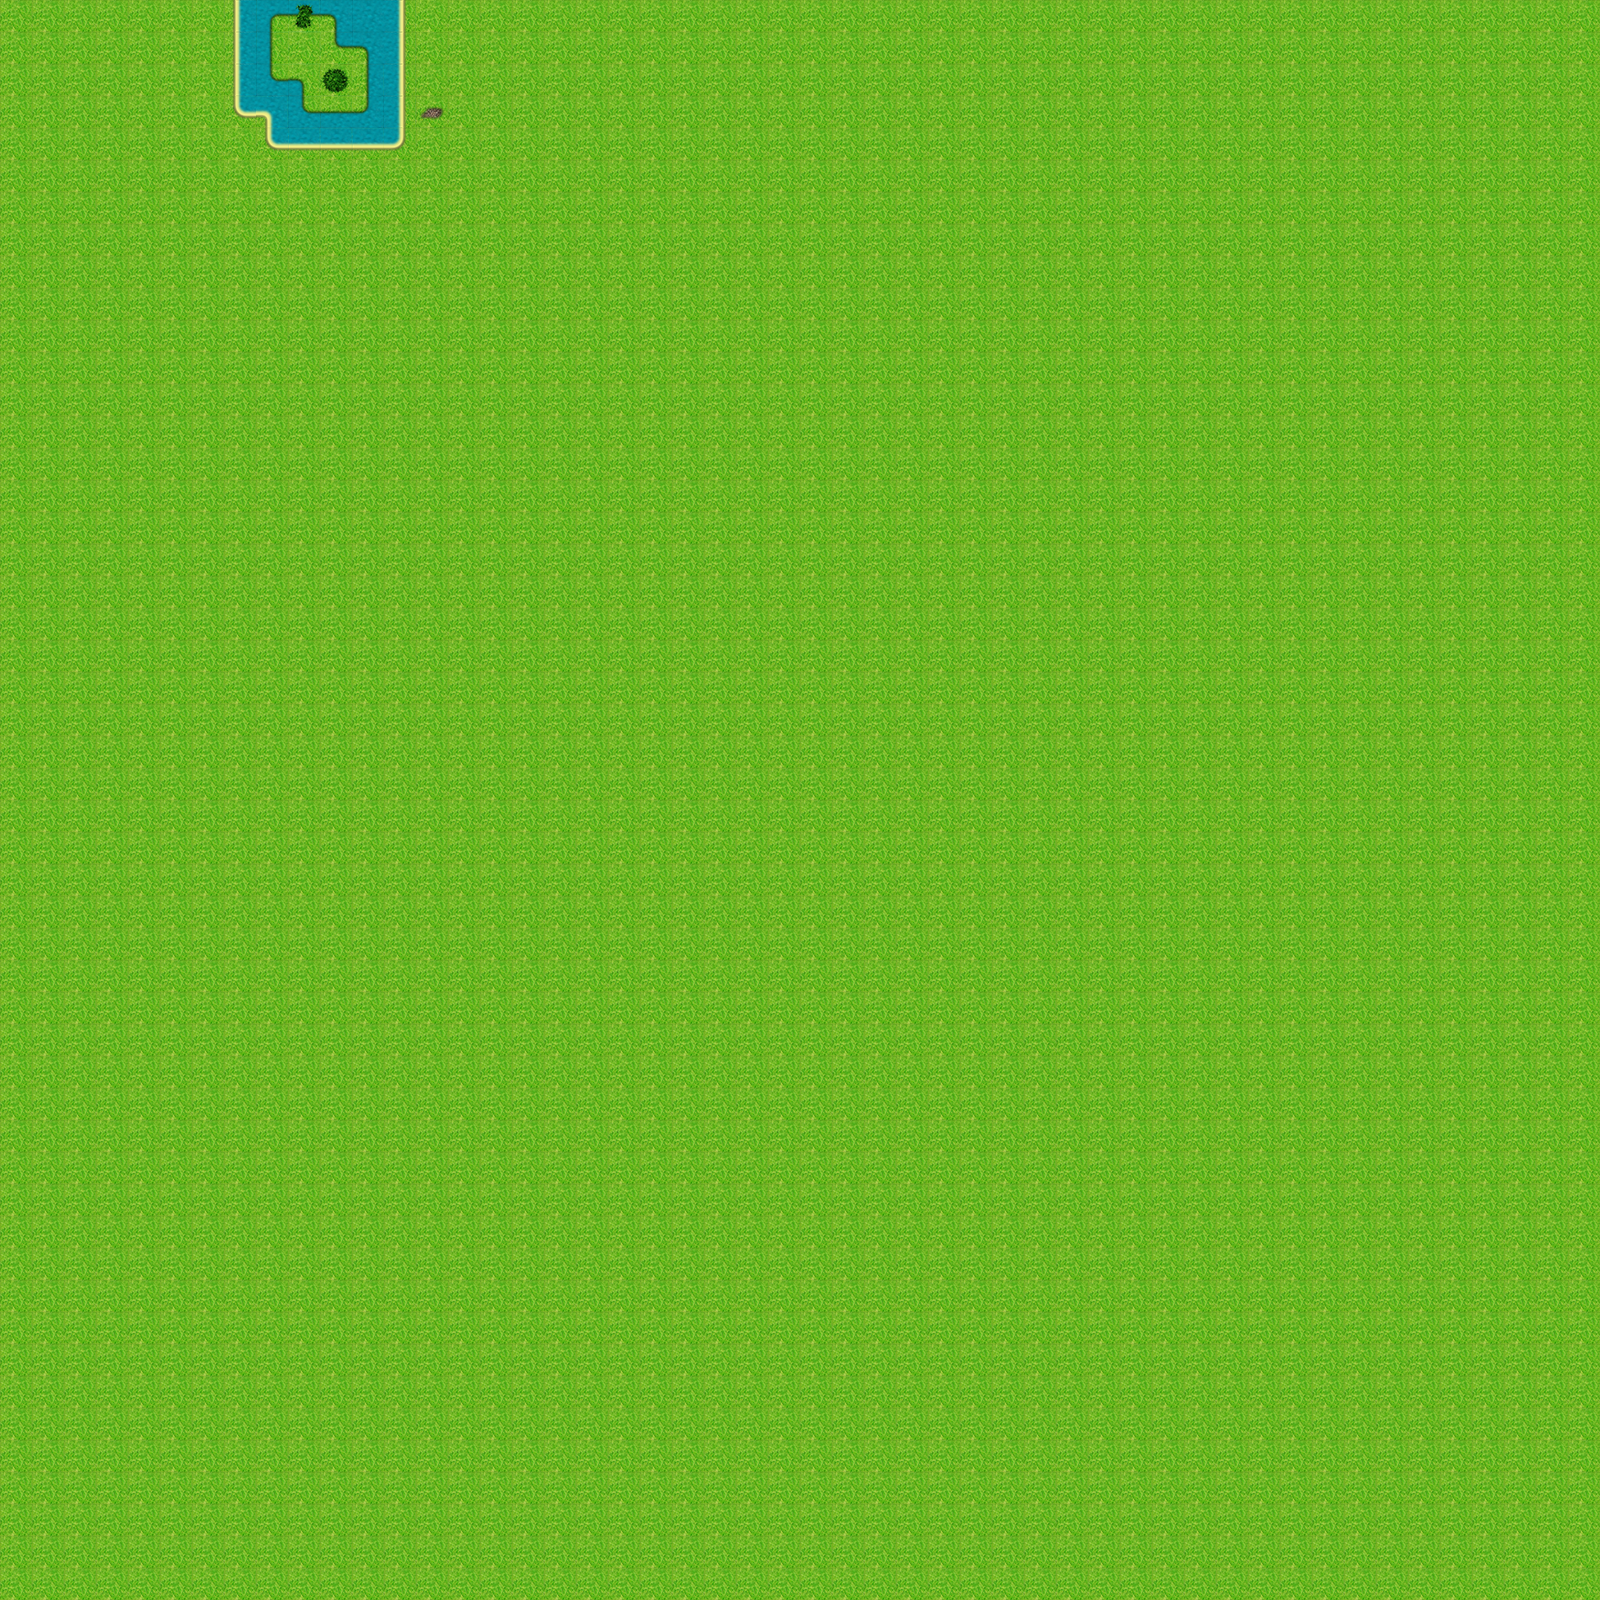

Rendered tile map (Tiled .tmx) drawn with the repository's tilesets; below, a short description and the map source with its tile grids summarised:
An orthogonal 50x50 tile map with 32x32 px tiles, 3 tile layers (Water, Terrain, Objects), 2 tilesets.

<map version="1.0" orientation="orthogonal" renderorder="right-down" width="50" height="50" tilewidth="32" tileheight="32">
 <tileset firstgid="1" name="Test" tilewidth="32" tileheight="32">
  <image source="part2_tileset.png" width="384" height="288" />
  <terraintypes>
   <terrain name="New Terrain" tile="-1" />
  </terraintypes>
 </tileset>
 <tileset firstgid="109" name="Water" tilewidth="32" tileheight="32">
  <image source="water.png" width="256" height="32" />
 </tileset>
 <layer name="Water" width="50" height="50">
  <data>[2500 cells, 36 non-empty, 3 distinct tile ids]</data>
 </layer>
 <layer name="Terrain" width="50" height="50">
  <data>[2500 cells, 2499 non-empty, 17 distinct tile ids]</data>
 </layer>
 <layer name="Objects" width="50" height="50">
  <data>[2500 cells, 10 non-empty, 4 distinct tile ids]</data>
 </layer>
</map>